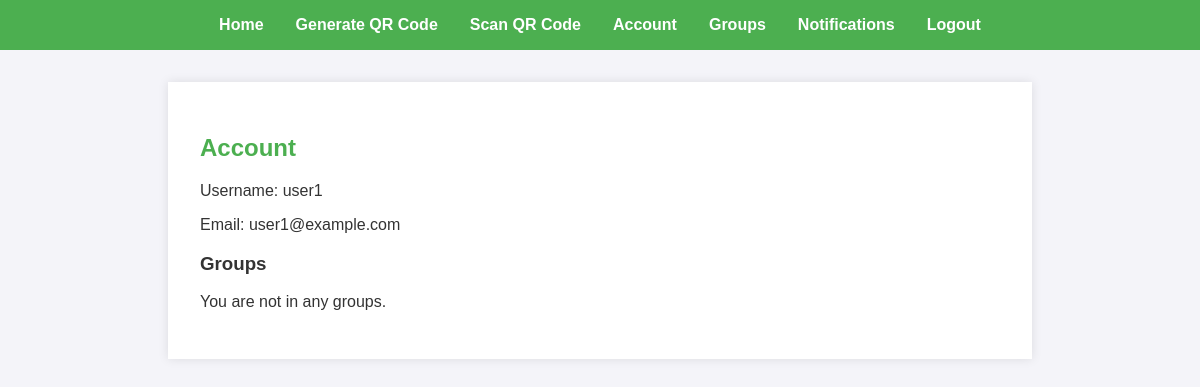
The app's page /account (signed in), older data.
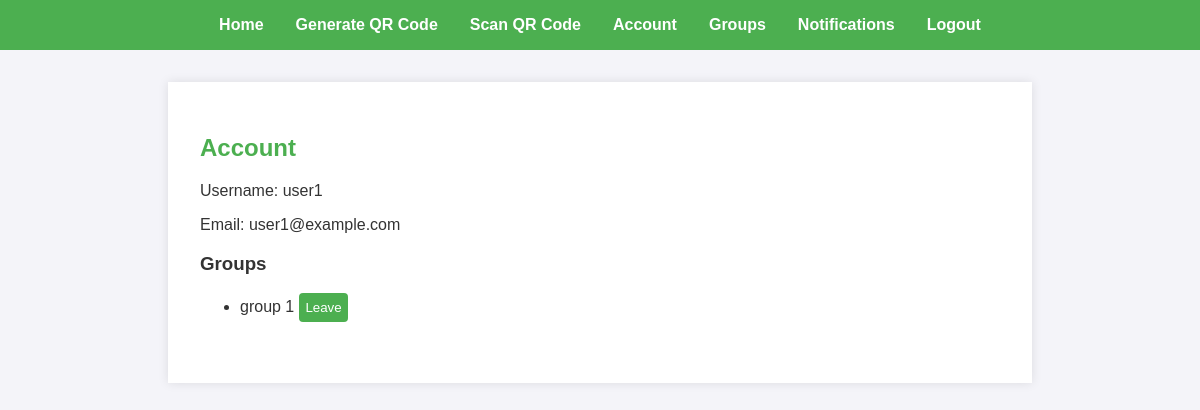
The same page, newer data.
### tables this page shows
CREATE TABLE users (
                username TEXT PRIMARY KEY,
                email TEXT NOT NULL,
                password TEXT NOT NULL,
                public_key BLOB NOT NULL,
                private_key BLOB NOT NULL
            );

CREATE TABLE group_members (
                username TEXT,
                group_name TEXT,
                accepted INTEGER DEFAULT 0,
                FOREIGN KEY (username) REFERENCES users (username),
                FOREIGN KEY (group_name) REFERENCES groups (group_name),
                PRIMARY KEY (username, group_name)
            );

### app.py (the view)
@app.route('/account', methods=['GET'])
@login_required
def account():
    try:
        username = session.get('username')
        if not username:
            flash('User not logged in', 'danger')
            return redirect(url_for('login'))
        user_info = db.get_user_info(username)
        if not user_info:
            flash('User not found', 'danger')
            return redirect(url_for('login'))
        groups = db.get_user_groups(username)
        if groups is None:
            groups = []
        user = {'username': user_info[0], 'email': user_info[1], 'groups': groups}
        return render_template('account.html', user=user)
    except Exception as e:
        logging.error(f"Error loading account page: {e}")
        flash('An error occurred while loading your account information', 'danger')
        return redirect(url_for('index'))

### app.py (called while the page is built)
def login_required(f):
    @wraps(f)
    def decorated_function(*args, **kwargs):
        if 'username' not in session:
            return redirect(url_for('login'))
        return f(*args, **kwargs)
    return decorated_function

### utils/database.py (called while the page is built)
    def get_user_info(self, username):
        with self.conn:
            user = self.conn.execute('SELECT username, email FROM users WHERE username = ?', (username,)).fetchone()
            return user if user else None

    def get_user_groups(self, username):
        with self.conn:
            return [row[0] for row in self.conn.execute('''
                SELECT group_name FROM group_members WHERE username = ? AND accepted = 1
            ''', (username,)).fetchall()]

### templates/account.html (shortened to what this page needs)
{% extends "base.html" %}
{% block content %}
    <h2>Account</h2>
    <p>Username: {{ user.username }}</p>
    <p>Email: {{ user.email }}</p>
    <h3>Groups</h3>
    {% if user.groups %}
        <ul>
            {% for group in user.groups %}
                <li>
                    {{ group }}
                    <form method="POST" action="{{ url_for('leave_group') }}" style="display:inline;">
                        <button type="submit">Leave</button>
                    </form>
                </li>
            {% endfor %}
        </ul>
    {% else %}
        <p>You are not in any groups.</p>
    {% endif %}
{% endblock %}

### templates/base.html (shortened to what this page needs)
<!DOCTYPE html>
<html lang="en">
<head>
    <link rel="stylesheet" href="{{ url_for('static', filename='css/styles.css') }}">
</head>
<body>
    <nav>
        <ul>
            {% if 'username' in session %}
                <li><a href="{{ url_for('index') }}">Home</a></li>
                <li><a href="{{ url_for('generate') }}">Generate QR Code</a></li>
                <li><a href="{{ url_for('scan') }}">Scan QR Code</a></li>
                <li><a href="{{ url_for('account') }}">Account</a></li>
                <li><a href="{{ url_for('groups') }}">Groups</a></li>
                <li><a href="{{ url_for('notifications') }}">Notifications</a></li>
                <li><a href="{{ url_for('logout') }}">Logout</a></li>
            {% else %}
                <li><a href="{{ url_for('login') }}">Login</a></li>
            {% endif %}
        </ul>
    </nav>
    <div class="container">
        {% block content %}{% endblock %}
    </div>
</body>
</html>

### static/css/styles.css (style rules this page uses)
body { font-family: Arial, sans-serif; background-color: #f4f4f9; margin: 0; padding: 0; color: #333; }
nav { background-color: #4CAF50; padding: 1em; text-align: center; }
nav ul { list-style: none; padding: 0; margin: 0; display: flex; justify-content: center; }
nav ul li { margin: 0 1em; }
nav ul li a { color: white; text-decoration: none; font-weight: bold; }
.container { max-width: 800px; margin: 2em auto; padding: 2em; background-color: white; box-shadow: 0 0 10px rgba(0, 0, 0, 0.1); }
h2 { color: #4CAF50; }
form { display: flex; flex-direction: column; }
input[type="text"], input[type="password"], button { padding: 0.5em; margin-bottom: 1em; border: 1px solid #ddd; border-radius: 4px; }
button { background-color: #4CAF50; color: white; border: none; cursor: pointer; }

Row changes from the older to the newer data that the page shows:
added group_members: group_name "group 1"
Text that changed along with them:
text no longer shown: "You are not in any groups."
